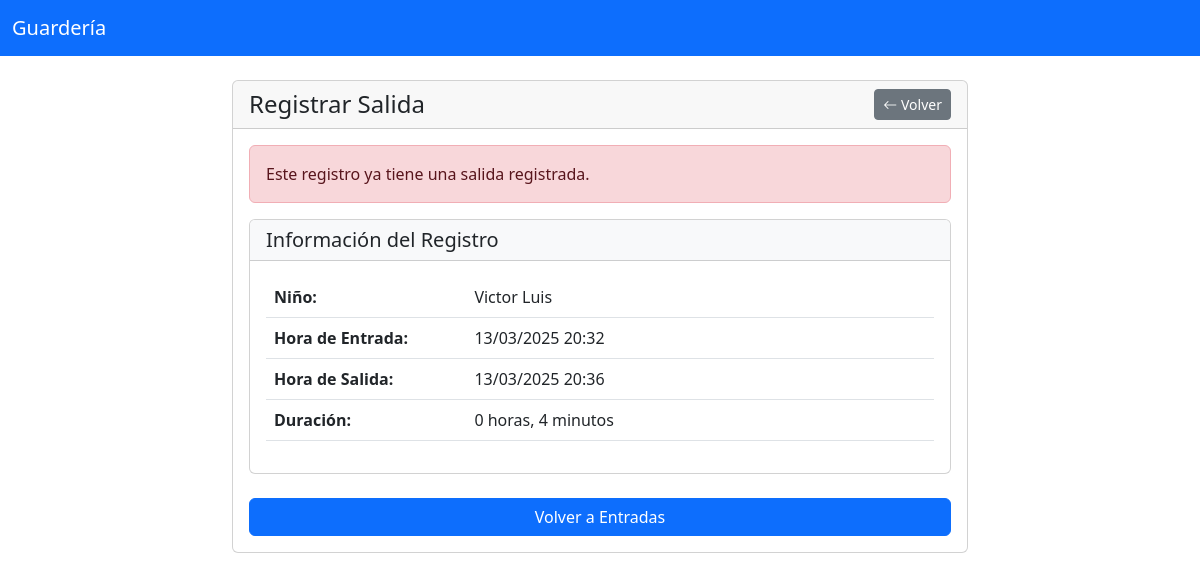
Page /attendance/check-out.php?id=1 (signed in) on the committed database.
### tables this page shows
CREATE TABLE child_attendance (
        id INTEGER PRIMARY KEY AUTOINCREMENT,
        child_id INTEGER,
        check_in DATETIME NOT NULL,
        check_out DATETIME,
        notes TEXT,
        FOREIGN KEY (child_id) REFERENCES children(id)
    );

CREATE TABLE children (
        id INTEGER PRIMARY KEY AUTOINCREMENT,
        first_name TEXT NOT NULL,
        last_name TEXT NOT NULL,
        birth_date DATE NOT NULL,
        enrollment_date DATE NOT NULL,
        allergies TEXT,
        special_notes TEXT,
        status TEXT DEFAULT "active",
        created_at DATETIME DEFAULT CURRENT_TIMESTAMP
    );

### db/connection.php (called while the page is built, shortened)
<?php
class Database {
    private static $instance = null;
    private $db;
    private function __construct() {
        try {
            $this->db = new SQLite3(__DIR__ . '/daycare.db');
            $this->db->enableExceptions(true);
        } catch (Exception $e) {
            die('Database connection failed: ' . $e->getMessage());
        }
    }
    public static function getInstance() {
        if (self::$instance === null) {
            self::$instance = new self();
        }
        return self::$instance;
    }
    public function query($sql, $params = []) {
        try {
            $stmt = $this->db->prepare($sql);
            foreach ($params as $param => $value) {
                $type = is_int($value) ? SQLITE3_INTEGER : SQLITE3_TEXT;
                if ($stmt->bindValue($param, $value, $type) === false) {
                    throw new Exception('Failed to bind parameter ' . $param);
                }
            }
            $result = $stmt->execute();
            return $result;
        } catch (Exception $e) {
            throw new Exception('Query failed: ' . $e->getMessage());
        }
    }
}
?>

### attendance/check-out.php (the view, shortened to what this page needs)
<?php
require_once '../db/connection.php';
$error = '';
$db = Database::getInstance();
$attendance_id = isset($_GET['id']) ? (int)$_GET['id'] : 0;
$attendance_result = $db->query(
    'SELECT ca.*, c.first_name, c.last_name
    FROM child_attendance ca
    JOIN children c ON ca.child_id = c.id
    WHERE ca.id = :id',
    [':id' => $attendance_id]
);
$attendance = $attendance_result->fetchArray(SQLITE3_ASSOC);
if ($attendance['check_out']) {
    $error = "Este registro ya tiene una salida registrada.";
}
?>
<!DOCTYPE html>
<html lang="es">
<head>
    <link href="https://cdn.jsdelivr.net/npm/bootstrap@5.3.0/dist/css/bootstrap.min.css" rel="stylesheet">
    <link href="https://cdn.jsdelivr.net/npm/bootstrap-icons@1.7.2/font/bootstrap-icons.css" rel="stylesheet">
</head>
<body>
    <nav class="navbar navbar-dark bg-primary">
        <div class="container-fluid">
            <a class="navbar-brand" href="../dashboard.php">Guardería</a>
        </div>
    </nav>
    <div class="container mt-4">
        <div class="row">
            <div class="col-md-8 offset-md-2">
                <div class="card">
                    <div class="card-header d-flex justify-content-between align-items-center">
                        <h4 class="mb-0">Registrar Salida</h4>
                        <a href="check-in.php" class="btn btn-secondary btn-sm">
                            <i class="bi bi-arrow-left"></i> Volver
                        </a>
                    </div>
                    <div class="card-body">
                        <?php if ($error): ?>
                            <div class="alert alert-danger"><?php echo htmlspecialchars($error); ?></div>
                        <?php endif; ?>
                        <div class="card mb-4">
                            <div class="card-header bg-light">
                                <h5 class="mb-0">Información del Registro</h5>
                            </div>
                            <div class="card-body">
                                <table class="table">
                                    <tr>
                                        <th style="width: 30%">Niño:</th>
                                        <td><?php echo htmlspecialchars($attendance['first_name'] . ' ' . $attendance['last_name']); ?></td>
                                    </tr>
                                    <tr>
                                        <th>Hora de Entrada:</th>
                                        <td><?php echo date('d/m/Y H:i', strtotime($attendance['check_in'])); ?></td>
                                    </tr>
                                    <?php if ($attendance['check_out']): ?>
                                    <tr>
                                        <th>Hora de Salida:</th>
                                        <td><?php echo date('d/m/Y H:i', strtotime($attendance['check_out'])); ?></td>
                                    </tr>
                                    <tr>
                                        <th>Duración:</th>
                                        <td>
                                            <?php
                                            $check_in = new DateTime($attendance['check_in']);
                                            $check_out = new DateTime($attendance['check_out']);
                                            $interval = $check_in->diff($check_out);
                                            echo $interval->format('%h horas, %i minutos');
                                            ?>
                                        </td>
                                    </tr>
                                    <?php endif; ?>
                                </table>
                            </div>
                        </div>
                        <?php if (!$attendance['check_out']): ?>
                        <form method="POST" action="">
                            <div class="mb-3">
                                <label for="notes" class="form-label">Notas de Salida</label>
                                <textarea class="form-control" id="notes" name="notes" rows="3" placeholder="Observaciones o comentarios sobre la salida"></textarea>
                            </div>
                            <div class="d-grid gap-2">
                                <button type="submit" class="btn btn-primary">
                                    <i class="bi bi-box-arrow-right"></i> Registrar Salida
                                </button>
                                <a href="check-in.php" class="btn btn-secondary">Cancelar</a>
                            </div>
                        </form>
                        <?php else: ?>
                        <div class="d-grid gap-2">
                            <a href="check-in.php" class="btn btn-primary">Volver a Entradas</a>
                        </div>
                        <?php endif; ?>
                    </div>
                </div>
            </div>
        </div>
    </div>
</body>
</html>

### rows in the picture
child_attendance: check_out "Este registro ya tiene una salida registrada.", child.last_name "Victor Luis", check_in "13/03/2025 20:32", check_out "13/03/2025 20:36", $interval->format('%h horas, %i minutos') "0 horas, 4 minutos"
